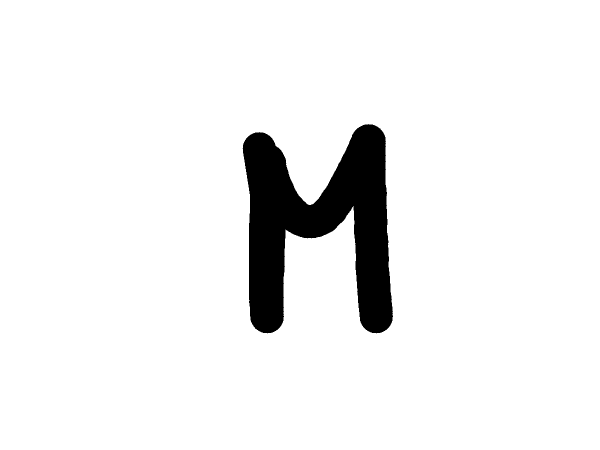
#> input picture neural network/sroda_rano/hand/Sample023/img023-006.png, 1200 x 900 px (shown at 1/2 size); its folder holds only this picture in this run
$ python -i zad.py   (imports and definitions only)
#> lines starting #> are read from the running program, lines starting #| are printed output that depends on the picture; after the words box and inside, x2 and y2 are one past the last pixel; in counts of white or black regions, pixels touching at a corner belong together
#> further down, picture is the input picture: shape (900, 1200, 3); 93.7% white; 1 black region, box (x1, y1, x2, y2) and area: (485, 248, 786, 667) 68016
import cv2
import opencv
import numpy as np
import imutils as im
import glob
import random

def noisy(image):
      row,col,ch= image.shape
      mean = 1
      var = 50
      sigma = var**0.9
      gauss = np.random.normal(mean,sigma,(row,col,ch))
      gauss = gauss.reshape(row,col,ch)
      noisy = image + gauss
      return noisy

def alphify(img):
    b_channel, g_channel, r_channel = cv2.split(img)
    alpha_channel = np.ones(b_channel.shape, dtype=b_channel.dtype) * 255# creating a dummy alpha channel image.
    return(cv2.merge((b_channel, g_channel, r_channel, alpha_channel)))

def rm_black(img):
    for i in img:
        for j in i:
            if j[0] == 0 and j[1] == 0 and j[2] == 0:
                j[3] = 0
    return img

def prepare_sword(img):
    img = cv2.resize(img,(0,0),None,0.3,0.3)
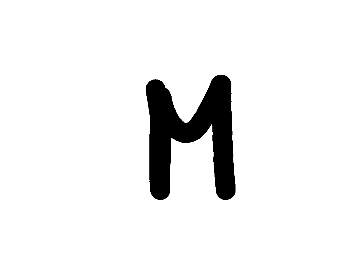
#> img: shape (270, 360, 3); min 0, max 255, mean 238.9
    img = alphify(img)
    angle = np.random.randint(0,360)
    rotated = im.rotate_bound(img, angle)
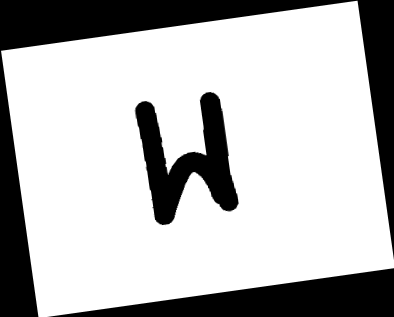
#> rotated: shape (317, 394, 4); mean of channels 0, 1, 2, 3 185.9, 185.9, 185.9, 198.4; drawn as B, G, R
    img = rm_black(rotated)
#> after the loop in rm_black, `for i in img:`: j = [0, 0, 0, 0]
#> img: shape (317, 394, 4)
    return img

def prepare_bgrd(img):
    #img = cv2.resize(img,(0,0),None,0.5,0.5)
    img = alphify(img)
    return img

def open_bgrd():
    images = []
    for img in glob.glob("scenery/*.*"):
        try:
            image = cv2.imread(img,-1)
            images.append(image)
        except:
            continue
    return images

# [1 line that did not run here, left out]
# [1 line not run here, left out]
bgrds = open_bgrd()
# [2 lines not run here, left out]
labels = []
overlays = []
# [25 lines not run here, left out]

>>> import cv2
>>> picture = cv2.imread('../neural network/sroda_rano/hand/Sample023/img023-006.png')
>>> result = prepare_sword(picture)

$ run again, on neural network/sroda_rano/hand/Sample023/img023-011.png
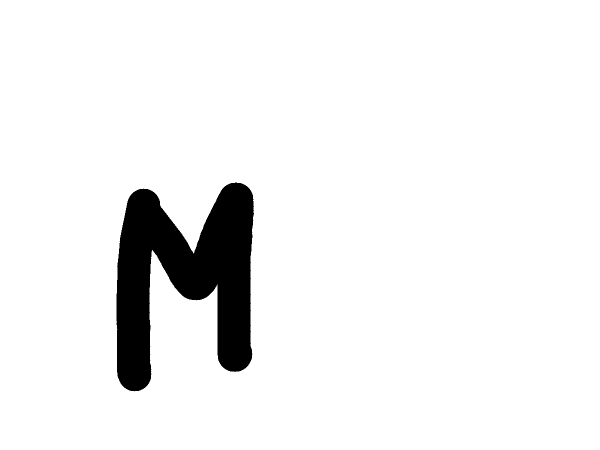
#> input picture neural network/sroda_rano/hand/Sample023/img023-011.png, 1200 x 900 px (shown at 1/2 size)
#> picture is the input picture: shape (900, 1200, 3); 93.9% white; 1 black region, box (x1, y1, x2, y2) and area: (233, 365, 508, 783) 66315
#> in prepare_sword, `img = cv2.resize(img,(0,0),None,0.3,0.3)`:
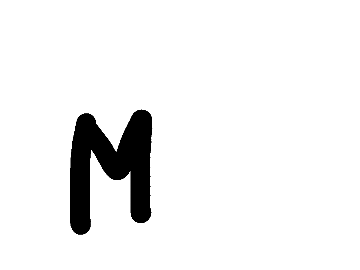
#> img: shape (270, 360, 3); min 0, max 255, mean 239.4
#> in prepare_sword, `rotated = im.rotate_bound(img, angle)`:
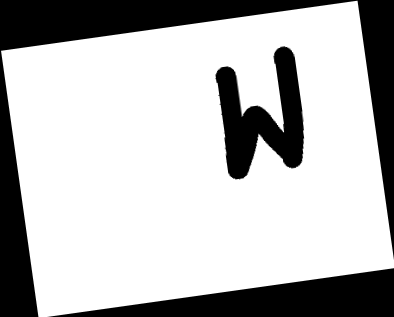
#> rotated: shape (317, 394, 4); mean of channels 0, 1, 2, 3 186.3, 186.3, 186.3, 198.4; drawn as B, G, R
#> after the loop in rm_black, `for i in img:`: j = [0, 0, 0, 0]
